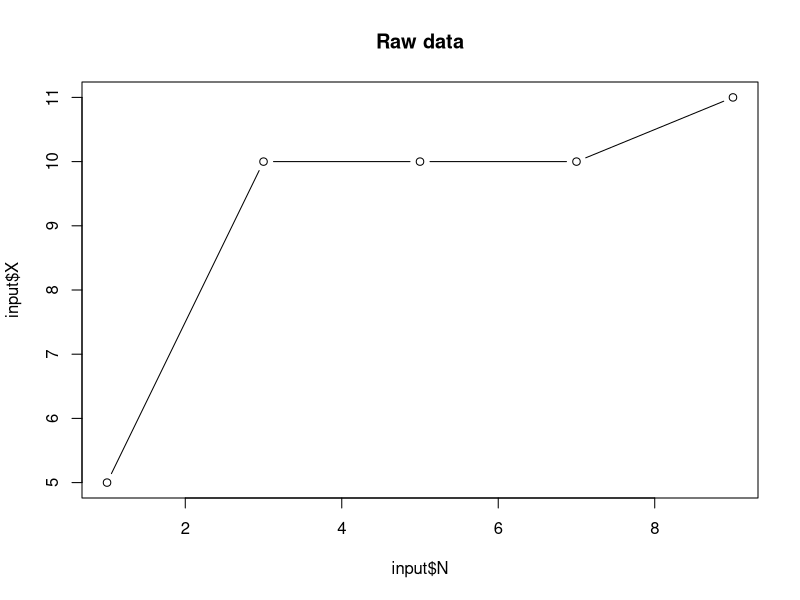
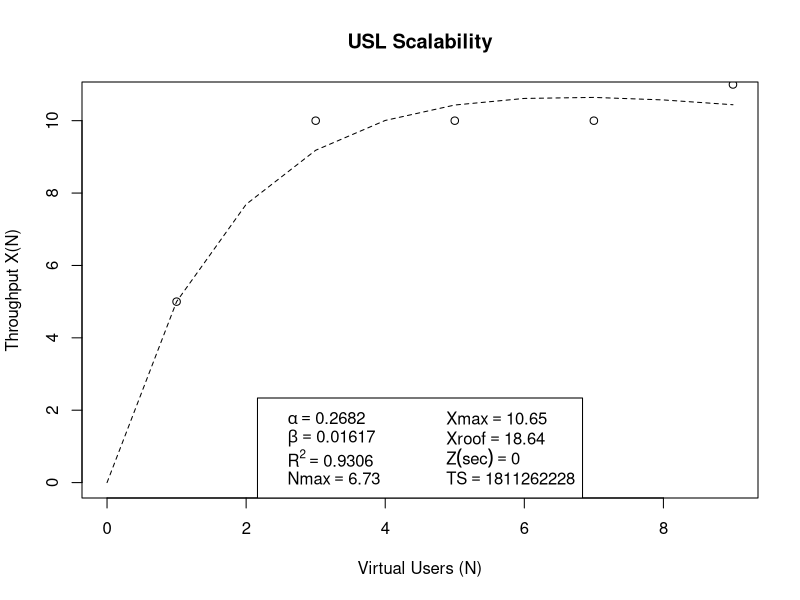

Here is the R script that generated these plots, in order:
input <- read.csv(
  text = "N,R,X
1,205,5
3,287,10
5,439,10
7,630,10
9,833,11
", 
  header=TRUE, 
  sep=",")

# Take a look at raw data
print("Raw input data")
print(input)
plot(input$N, input$X, type="b",main="Raw data")

# Normalize them datas ...
input$Norm <- input$X/input$X[1]
# Take a gander at it ...
print("Normalized data")
print(input)

#*****************************************
# Added by NJG on Thu Aug 20 09:30:14 2009
# Check for efficiencies > 100%
input$Effic <- input$Norm/input$N
if(any(input$Effic > 1)) { 
  print(input)
  print("Over achievers: Some efficiencies > 100%")
  stop()
}
#*****************************************


# Standard non-linear least squares (NLS) fit using USL model
usl <- nls(Norm ~ N/(1 + alpha * (N-1) + beta * N * (N-1)), input, start=c(alpha=0.1, beta=0.01))

# Look at the fitted USL parameters (alpha,beta)
coef(usl)

# Check statistical parameters
summary(usl)

# Get alpha & beta parameters for use in plot legend
x.coef <- coef(usl)

# Determine sum-of-squares for R-squared coeff from NLS fit
sse <- sum((input$Norm - predict(usl))^2)
sst <- sum((input$Norm - mean(input$Norm))^2)

# Calculate Nmax and X(Nmax)
Nmax<-sqrt((1-x.coef['alpha'])/x.coef['beta'])
Xmax<-input$X[1]* Nmax/(1 + x.coef['alpha'] * (Nmax-1) + x.coef['beta'] * Nmax * (Nmax-1))

# Plot all the results
plot(x<-c(0:max(input$N)), input$X[1] * x/(1 + x.coef['alpha'] * (x-1) + x.coef['beta'] * x * (x-1)), type="l",lty="dashed",lwd=1, ylab="Throughput X(N)", xlab="Virtual Users (N)")
title("USL Scalability")
points(input$N, input$X)
legend("bottom", legend=eval(parse(text=sprintf(
  "expression(alpha == %.4f, beta == %.6f, R^2 == %.4f, Nmax==%.2f, Xmax==%.2f,Xroof==%.2f,Z(sec)==%.2f,TS==%15s)",
  x.coef['alpha'], x.coef['beta'], 1-sse/sst, Nmax, Xmax, input$X[1]/x.coef['alpha'], 0.0, 
  format(Sys.time(),"%d%m%y%H%M") ))), ncol=2)